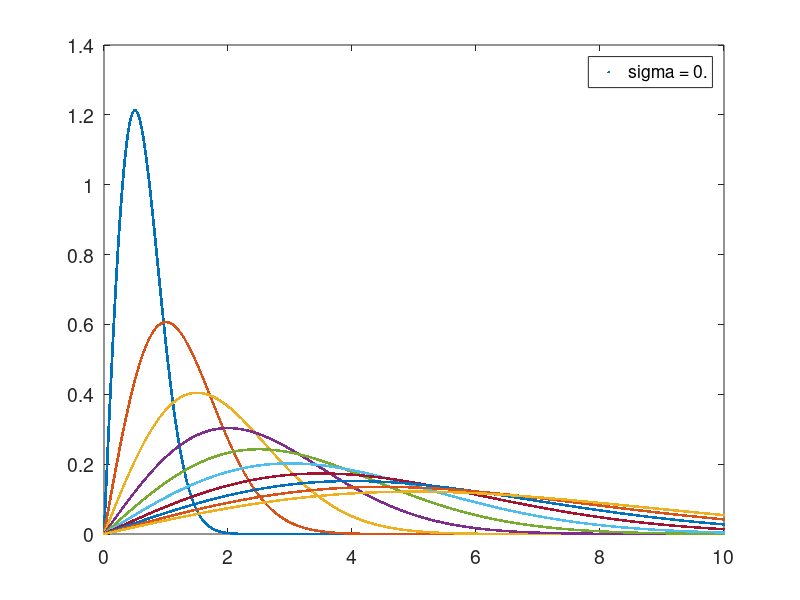

MATLAB code for this plot: (Note: this script raises an error after producing the figure.)
clear all;

z = [0:0.0001:10];
sigma = zeros(size(z));
y = zeros(size(z));
b = zeros(10);
b = ["\sigma = 0.5", "\sigma = 1.0", "\sigma = 1.5", "\sigma = 2.0", ...
    "\sigma = 2.5", "\sigma = 3.0", "\sigma = 3.5", "\sigma = 4.0", ...
    "\sigma = 4.5", "\sigma = 5.0"];

for i = 1:10
sigma = i / 2;
sigma_squarred = sigma.^2;
y = (z ./ sigma_squarred) .* exp(-0.5 * z.^2 / sigma_squarred);
y(z <= 0) = 0; %additional constraint
plot(z,y,'.')
hold on
leg = legend(b(1:i))
end 
set(gca,'FontSize',14)
leg.FontSize = 14;
ylabel("f(z)",'FontSize',15)
xlabel("z",'FontSize',15)
grid on
title("Rayleigh PDF","FontSize",16)